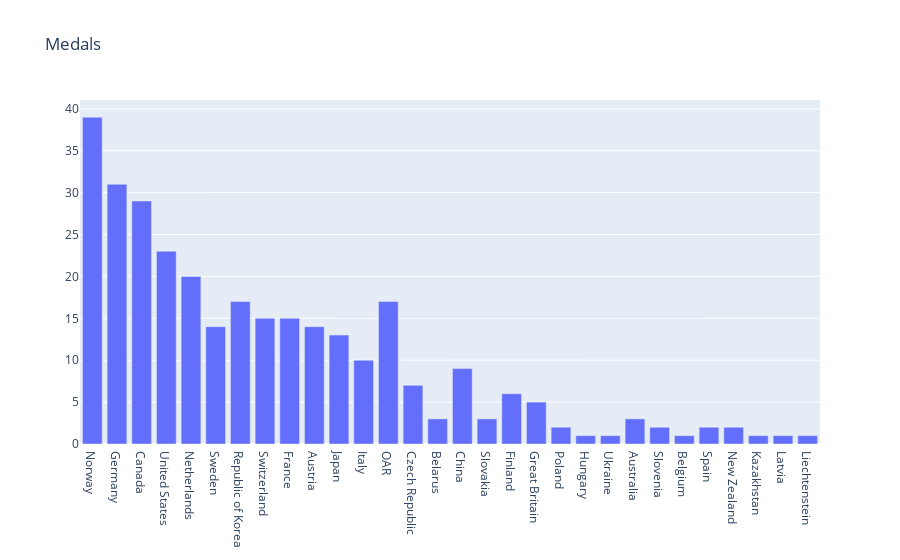

Notebook source saved alongside this figure:
### Code cell
fig

### Figure 1 — Plotly figure (JSON) as saved in the notebook; plotly's stock layout.template omitted (floating-point values rounded to 4 significant figures)
{"data": [{"type": "bar", "x": ["Norway", "Germany", "Canada", "United States", "Netherlands", "Sweden", "Republic of Korea", "Switzerland", "France", "Austria", "Japan", "Italy", "OAR", "Czech Republic", "Belarus", "China", "Slovakia", "Finland", "Great Britain", "Poland", "Hungary", "Ukraine", "Australia", "Slovenia", "Belgium", "Spain", "New Zealand", "Kazakhstan", "Latvia", "Liechtenstein"], "y": [39, 31, 29, 23, 20, 14, 17, 15, 15, 14, 13, 10, 17, 7, 3, 9, 3, 6, 5, 2, 1, 1, 3, 2, 1, 2, 2, 1, 1, 1]}], "layout": {"autosize": true, "title": {"text": "Medals"}, "xaxis": {"autorange": true, "range": [-0.5, 29.5], "type": "category"}, "yaxis": {"autorange": true, "range": [0, 41.05], "type": "linear"}}}
